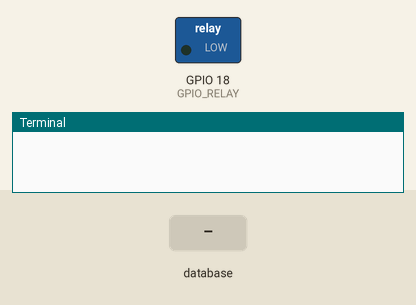
This program was run on a simulated Raspberry Pi (BCM pin numbers). Shown: switched loads named in the program (green lamp = pin HIGH), the last lines printed to the terminal. The inputs (shaded band) are chosen by the test bench. Each call to the cloud database takes 0.3 s, and an entry nobody has set reads as its off value or as empty.

Above: at 0.1 s.
At 1.2 s:
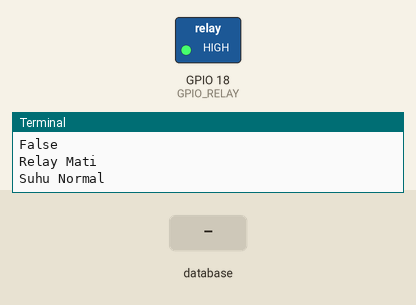
1.3 s: database entry "temp" set to "True"
3.9 s: database entry "status" set to "True"
Timing chart, 0 to 6.9 s (numbered marks = the images above; inputs shaded):
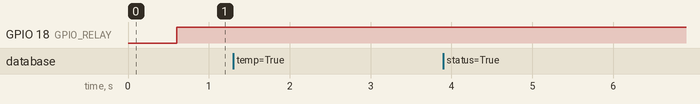

The program:

ini_relay.py
```python
import RPi.GPIO as GPIO
from firebase import firebase
from time import sleep
import datetime
GPIO.setmode(GPIO.BCM)  # GPIO Numbers instead of board numbers
GPIO.cleanup()
GPIO.setwarnings(False)

firebase = firebase.FirebaseApplication(
    'https://smart-greenhouse-92747.firebaseio.com/', None)


def update_relay():
    result = firebase.get('/sensor/relay', 'status')
    result1 = firebase.get('/sensor/dht','temp')
    print result1
    if result==True:
        GPIO_RELAY = 18
        GPIO.setup(GPIO_RELAY, GPIO.OUT)  # GPIO Assign mode
        GPIO.output(GPIO_RELAY, GPIO.LOW)  # out
        GPIO.output(GPIO_RELAY, GPIO.LOW)
	print('Relay Nyala')
    # print('result1')
    if result==False:
        GPIO_RELAY = 18
        GPIO.setup(GPIO_RELAY, GPIO.OUT)  # GPIO Assign mode
        GPIO.output(GPIO_RELAY, GPIO.HIGH)  # out
        GPIO.output(GPIO_RELAY, GPIO.HIGH)
	print('Relay Mati')
    if result1<30:
        GPIO_RELAY = 18
        GPIO.setup(GPIO_RELAY, GPIO.OUT)  # GPIO Assign mode
        GPIO.output(GPIO_RELAY, GPIO.HIGH)  # out
        GPIO.output(GPIO_RELAY, GPIO.HIGH)
        firebase.patch('/sensor/relay', {"status":False})
	print('Suhu Normal')
    if result1>29:
        print('Suhu Panas kipas blower menyala!!')
        GPIO_RELAY = 18
        GPIO.setup(GPIO_RELAY, GPIO.OUT)  # GPIO Assign mode
        GPIO.output(GPIO_RELAY, GPIO.LOW)  # out
        GPIO.output(GPIO_RELAY, GPIO.LOW)
        firebase.patch('/sensor/relay', {"status":True})


while True:
    update_relay()
```
